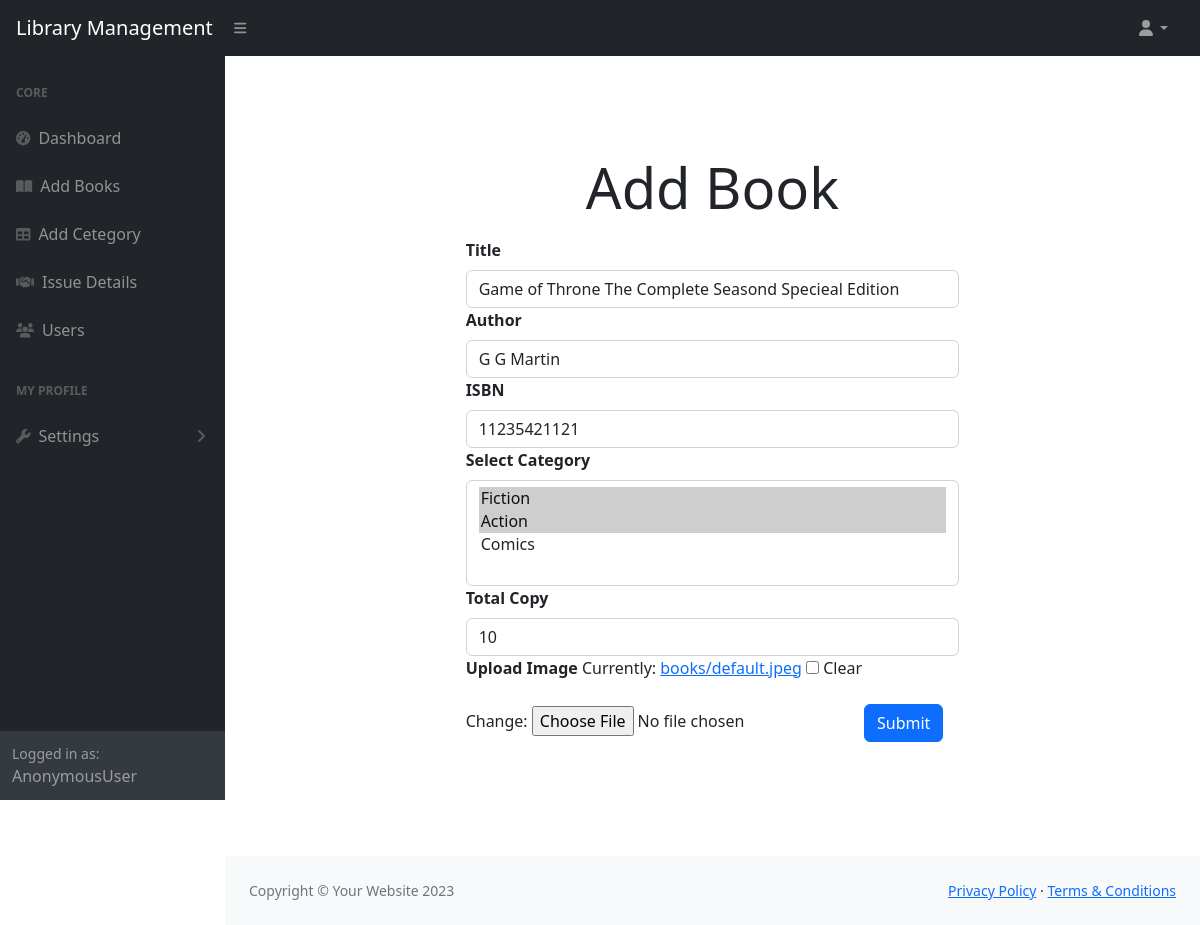
The page /updatebook/1 on the database as committed earlier.
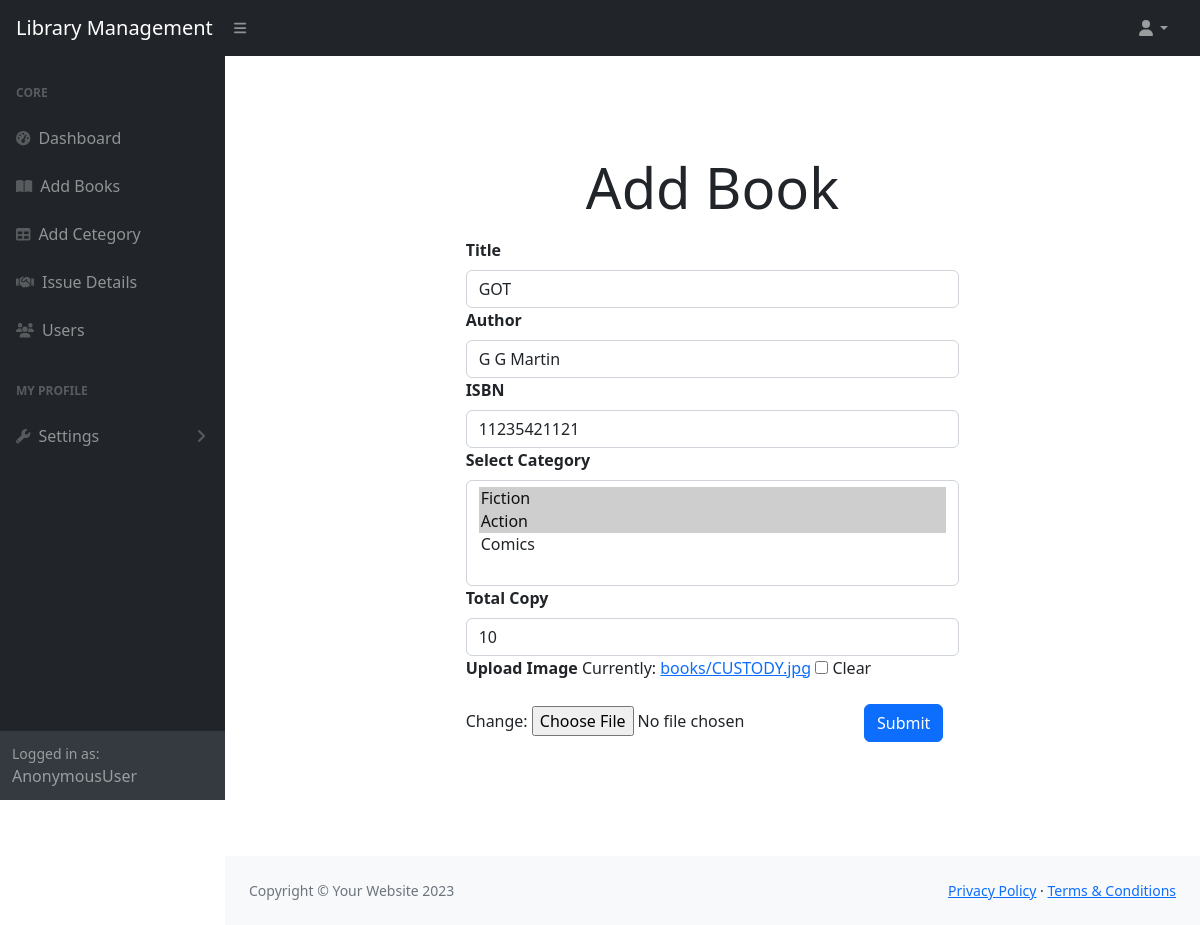
The same page on the database as committed later.
### libraryApp/models.py (models this page shows, shortened)
class Book(models.Model):
    user=models.ForeignKey(User,on_delete=models.CASCADE,related_name="bookUser")
    title=models.CharField(max_length=100)
    author=models.CharField(max_length=20)
    isbn=models.IntegerField()
    image=models.ImageField(upload_to="books",default="books/default.jpeg",null=True,blank=True)
    category=models.ManyToManyField(Category,related_name="bookCategory")
    total_copy=models.IntegerField()
    avl_copy=models.IntegerField()
    added_on=models.DateField(auto_now_add=True)

### libraryApp/views.py (the view, shortened to what this page needs)
# urls.py: path("updatebook/<int:id>",views.UpdateBookView.as_view(),name="update"),
class UpdateBookView(View):
    def get(self,request,**kwargs):
        book=Book.objects.get(id=kwargs.get("id"))
        form=AddBookForm(instance=book)
        return render(request,"updatebook.html",{"form":form})

### libraryApp/forms.py
class AddBookForm(forms.ModelForm):
    class Meta:
        model=Book
        fields=["title","author","isbn","category","total_copy","image"]
        widgets={
            'title':forms.TextInput(attrs={'class':'form-control'}),
            'author':forms.TextInput(attrs={'class':'form-control'}),
            'isbn':forms.TextInput(attrs={'class':'form-control'}),
            'category':forms.SelectMultiple(attrs={'class':'form-control'}),
            'total_copy':forms.NumberInput(attrs={'class':'form-control'}),
        }

### libraryApp/context_processor.py (called while the page is built)
def library_status(request):
    total_books = Book.objects.count()
    total_copies = Book.objects.aggregate(total=models.Sum("total_copy"))["total"] or 0
    avl_books = Book.objects.aggregate(total=models.Sum("avl_copy"))["total"] or 0
    return {
        "total_books": total_books,
        "total_copies": total_copies,
        "avl_books": avl_books,
    }

### libraryApp/models.py (called while the page is built)
    def __str__(self):
        return self.category

### libraryApp/templates/updatebook.html (shortened to what this page needs)
{% extends 'dashboard.html' %}
{% block main %}
                <div class="d-flex flex-column w-100 vh-100 align-items-center justify-content-center">
                    <p class="display-4">Add Book</p>
                    <div class="">
                        <form action="" method="post" enctype="multipart/form-data">
                            <label for="title" class="form-label fw-bold ">Title</label>
                            {{form.title}}
                            <label for="author" class="form-label fw-bold ">Author</label>
                            {{form.author}}
                            <label for="isbn" class="form-label fw-bold ">ISBN</label>
                            {{form.isbn}}
                            <label for="category" class="form-label fw-bold ">Select Category</label>
                            {{form.category}}
                            <label for="copies" class="form-label fw-bold ">Total Copy</label>
                            {{form.total_copy}}
                            <label for="image" class="form-label fw-bold ">Upload Image</label>
                            {{form.image}}
                            <input type="submit" name="" id="" class="btn btn-primary m-3">
                        </form>
                    </div>
                </div>
{% endblock %}

Rows that differ between the two databases and show on the page:
changed Book "G G Martin": title "Game of Throne The Complete Seasond Specieal Edition" → "GOT"
Other text that changed with them:
text no longer shown: "Currently: books/default.jpeg Clear Change:"
text now shown: "Currently: books/CUSTODY.jpg Clear Change:"
